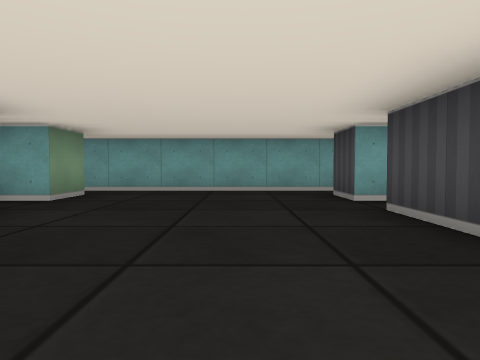
[1] (above)

17 first-person views from a walk through a cub3D ray-caster map. The camera is about half as high as the walls, tilts 2° down and sees 70° across. The floor is counted in squares. Each view is taken from the middle of a square. On the plan, view 1 faces up. The plan holds only what a view shows up to about 9 squares ahead; the rest is blank.

[2]
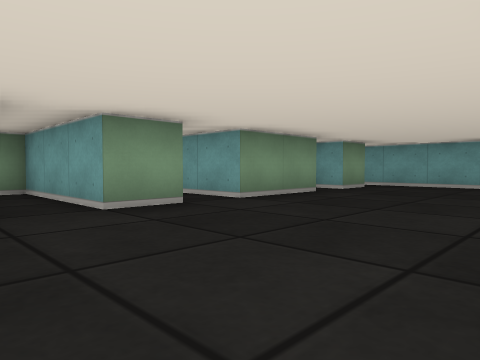

[3]
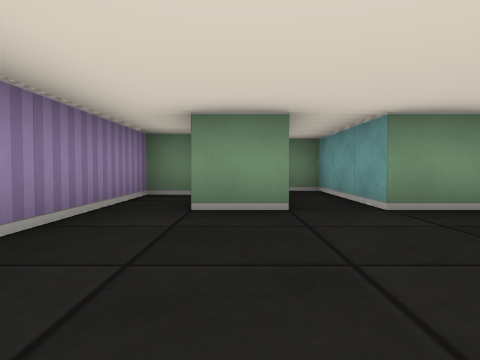

[4]
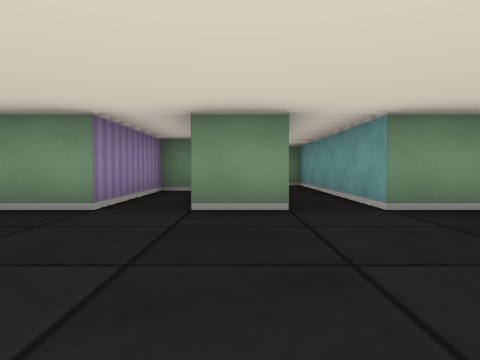

[5]
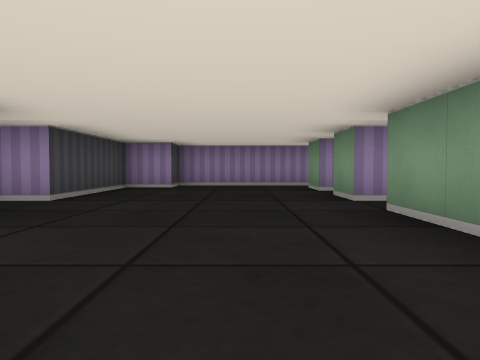

[6]
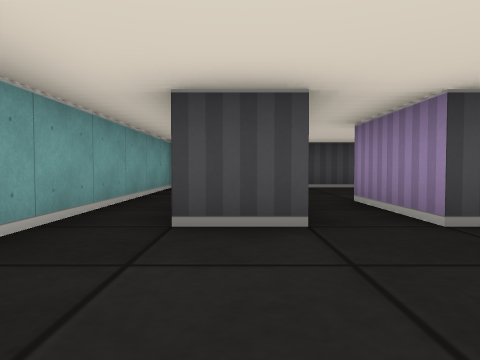

[7]
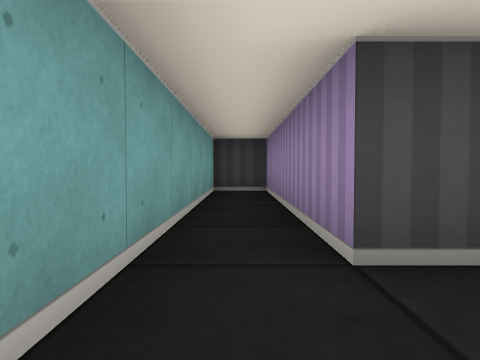

[8]
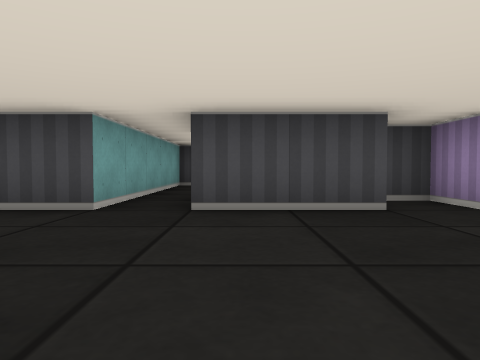

[9]
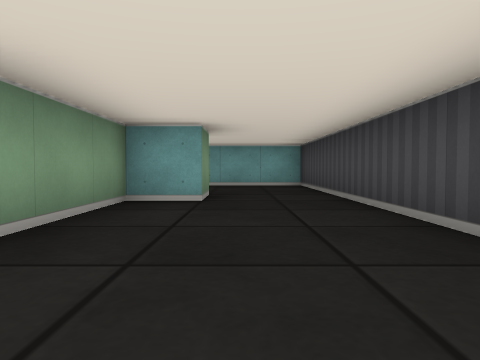

[10]
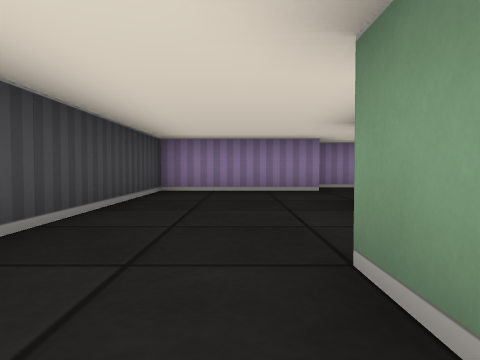

[11]
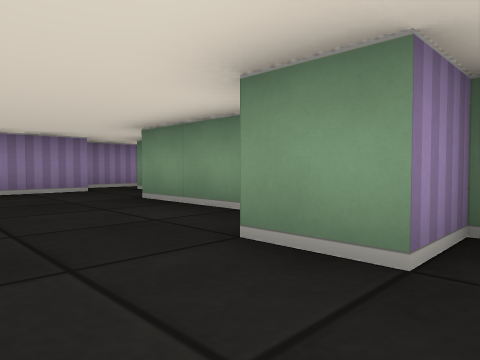

[12]
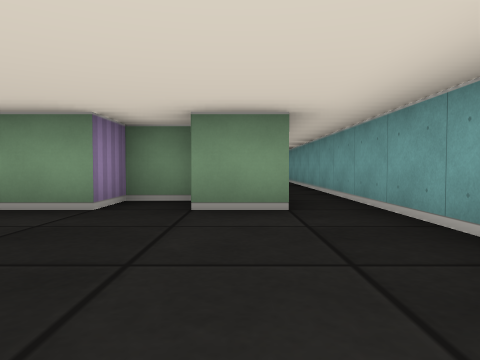

[13]
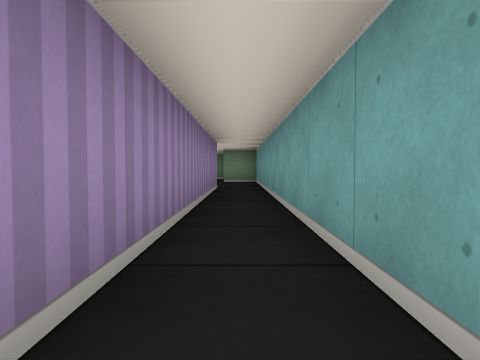

[14]
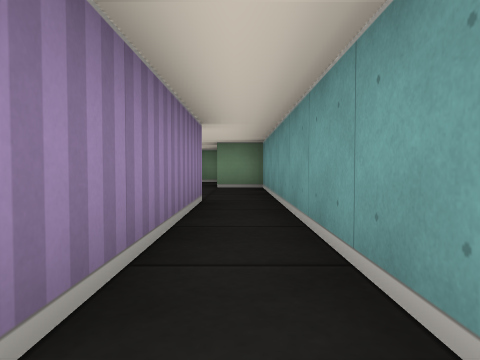

[15]
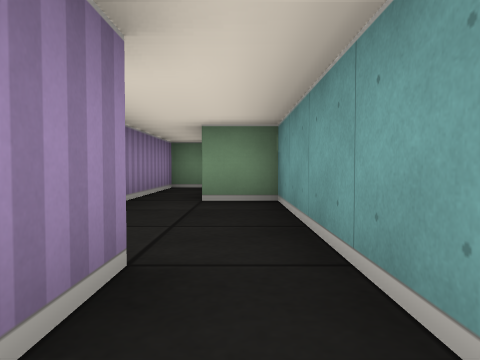

[16]
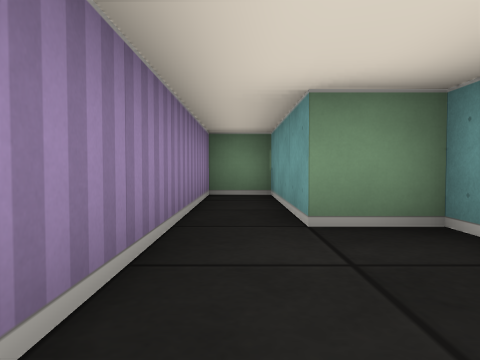

[17]
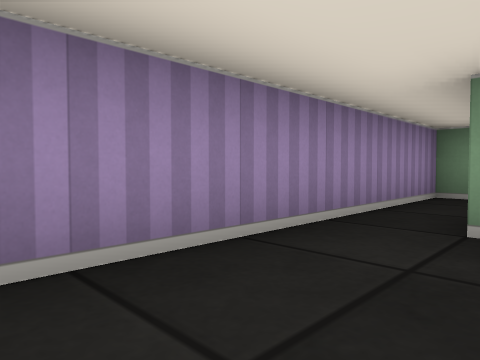

### Floor plan
Ten units are one square. View 1 is at (0, 0); x grows to the right and y downward. Boxes are objects, and circles mark ways between rooms. Rooms are numbered by the first view taken in them; rooms with no view inside come last. Other rooms are left out.
<svg viewBox="-160 -70 230 130">
<path fill="none" stroke="#000" d="M-30 -5 -25 -5 -25 5 -55 5 -55 15 -25 15 -25 25M15 -14 15 -35 35 -35M-25 -55 -25 -45 -35 -45 -35 -35 -25 -35 -25 -15 -75 -15 -75 -11M35 -45 15 -45 15 -55 65 -55 65 -65 -25 -65M-45 28 -45 35 5 35 5 25 15 25 15 -5 25 -5 25 -11M34 -15 45 -15 45 -5 35 -5 35 25M34 45 65 45 65 -45 35 -45M19 55 34 55M-95 -55 -25 -55M-25 -65 -125 -65 -125 -55 -155 -55 -155 -45 -102 -45"/>
<circle cx="25" cy="-40" r="3" fill="#2a7"/>
<circle cx="-30" cy="-60" r="3" fill="#2a7"/>
<text x="-10" y="-20">1</text>
<text x="50" y="0">2</text>
<text x="-90" y="-60">3</text>
</svg>
Room 1 opens to room 2. Room 1 opens to room 3.

Where each view was taken, in squares from view 1:
view 1: 0 up, 0 right, facing up
view 2: 2 down, 1 right, facing up-left
view 3: 2 down, 1 right, facing left
view 4: 0 up, 1 right, facing left
view 5: 5 up, 1 left, facing down
view 6: 5 up, 1 left, facing right
view 7: 6 up, 0 right, facing right
view 8: 3 up, 2 left, facing right
view 9: 4 down, 5 right, facing up
view 10: 2 up, 5 right, facing down
view 11: 2 up, 6 right, facing down-left
view 12: 5 up, 1 right, facing left
view 13: 6 up, 2 left, facing left
view 14: 6 up, 5 left, facing left
view 15: 6 up, 8 left, facing left
view 16: 5 up, 10 left, facing left
view 17: 6 up, 10 left, facing down-left
